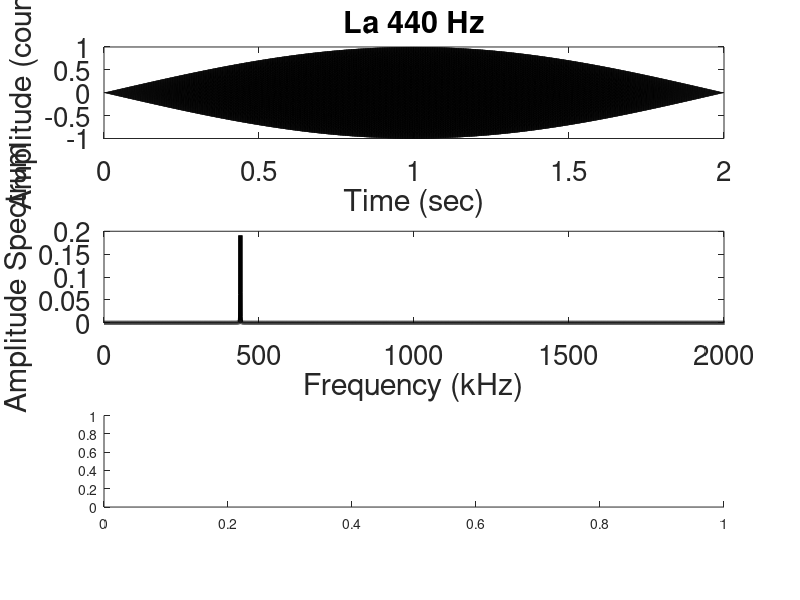

Here is the MATLAB script that generated this plot: (Note: this script raises an error after producing the figure.)
clear; clc; close all;
% This is a class exercise of Modern Signal Analysis and Data Processing.
% write audio
% Haoran Meng, Fengjiang Ju & Wenyue Xia, Feb 14, 2023
% Modified by Mijia Chai, Fuhua Zheng, Yuxing Pan, Feb 21 2024

Fs = 44100; % sampling frequency
% Reference frequency.
f0 = 440; % Frequency of la.

t = 0:1/Fs:2;
A0 = 0.3; % Amplitude.

% Modification functions 
mod4 = sin(pi*t/t(end));
y = mod4*A0.*sin(2*pi*(f0*t));

audiowrite('./la.wav',y,Fs,'BitsPerSample',64);

%% Fourier Transform
T = 1/Fs;
L = length(y);
t = (0:L-1)*T;

f = Fs*(0:(L/2))/L;
Y = fft(y);
P2 = abs(Y/L);
P1 = P2(1:floor(L/2)+1);
P1(2:end-1) = 2*P1(2:end-1);

y = y/max(y); 
sound(y,Fs);% fs is the sampling rate.
audiowrite('./La.wav',y,Fs,'BitsPerSample',64);% save as a wav file for playing.


%% Plot graphs
figure
subplot(3,1,1)
plot(t,y,'k');
xlim([0 2]);
xlabel('Time (sec)')
ylabel('Amplitude (count)');
title('La 440 Hz')
set(gca,'FontSize',20)

subplot(3,1,2)
plot(f,P1,'k','LineWidth',3);
xlabel('Frequency (kHz)')
xlim([0 2000])
ylabel('Amplitude Spectrum');
set(gca,'FontSize',20)

subplot(3,1,3)
[s,f,t]=spectrogram(y,4096,2048,4096,Fs,'yaxis');
temp = log10(abs(s));
pcolor(t,f,temp);
clim([min(temp(:))/5 max(temp(:))*2])
ylabel('Frequency (Hz)')
xlabel('Time (sec)')
colormap("jet");
xlim([0 2]); ylim([0 2000])
shading interp;
set(gca,'FontSize',20)

%% Making tone: Do Re Mi Fa So La Ti Do 
Fs = 44100; % sampling frequency
% reference frequency
f0 = 440*(2^(3/12))/2; %Standard frequency
f00 = [f0 f0*2^(2/12) f0*2^(4/12) f0*2^(5/12) f0*2^(7/12)...
    f0*2^(9/12) f0*2^(11/12) f0*2]; 

t = 0:1/Fs:8;
A0 = 0.3;

%Get 8 tones: Do Re Mi Fa So La Ti Do 
for i = 1:length(t)
    for j = 1:8
        if (t(i) > j-1) && (t(i) < j)
            y(i) = A0*sin(2*pi*(f00(j)*t(i)));
        end
    end
end

% Apply an attenuation at the edge of the single-frequency signal.
mod4 = sin(pi*t(1:floor(length(t)/8))/t(floor(length(t)/8))); 
for i=1:8
    y((i-1)*length(mod4)+1:i*length(mod4))=y((i-1)*length(mod4)+1:i*length(mod4)).*mod4;
end

% Fourier Transform
T = 1/Fs;
L = length(y);
t = (0:L-1)*T;

f = Fs*(0:(L/2))/L;
Y = fft(y);
P2 = abs(Y/L);
P1 = P2(1:L/2+1);
P1(2:end-1) = 2*P1(2:end-1);

y = y/max(y); 
sound(y,Fs);% fs is the sampling rate.
audiowrite('./DoReMi.wav',y,Fs,'BitsPerSample',64);% save as a wav file for playing.


% Plot graphs
figure
subplot(3,1,1)
for i = 1:8
    nt1 = (i-1)/T+1;
    nt2 = i/T;
    plot(t(nt1:nt2),y(nt1:nt2)); hold on;
end
xlim([0 8]);
xlabel('Time (sec)')
ylabel('Amplitude (count)');
title('Do Re Mi Fa So La Ti Do')
set(gca,'FontSize',20)

subplot(3,1,2)
plot(f,P1/mean(P1(end-1e3:end)),'k','LineWidth',3);
xlabel('Frequency (Hz)')
xlim([0 800])
ylabel('Amplitude Spectrum');
set(gca,'FontSize',20)

subplot(3,1,3)
[s,f,t]=spectrogram(y,1024,512,1024,Fs,'yaxis');
temp = log10(abs(s));
pcolor(t,f,temp);
clim([min(temp(:))/5 max(temp(:))*2])
ylabel('Frequency (Hz)')
xlabel('Time (sec)')
colormap("jet");
xlim([0 8]); ylim([0 800])
shading interp;
set(gca,'FontSize',20)